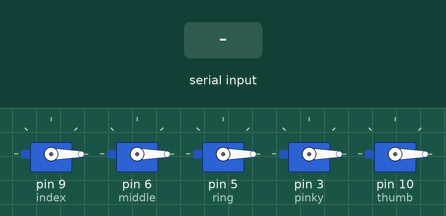
Bench run of a sketch on a simulated Arduino Uno, built with avr-gcc and run on an emulated ATmega328P. On the bench: 5 × servo. Inputs (shaded band) come from the test bench.

Above: at 1.2 s.
1.3 s: "90,45\n" received over Serial
At 2.3 s:
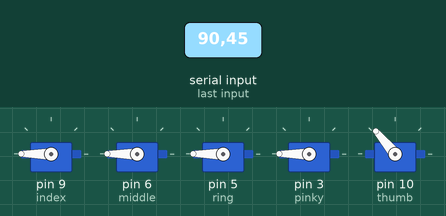
2.8 s: "30,150\n" received over Serial
At 4.0 s:
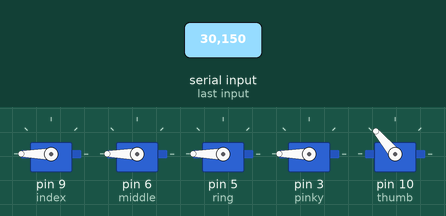
4.3 s: "1\n" received over Serial
At 5.0 s:
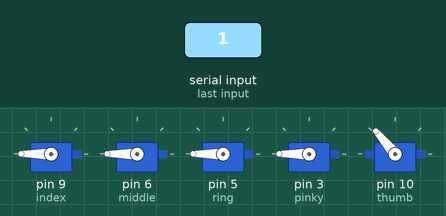
5.8 s: "2\n" received over Serial
At 6.1 s:
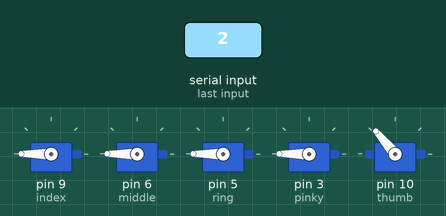
7.3 s: "4\n" received over Serial
At 8.5 s:
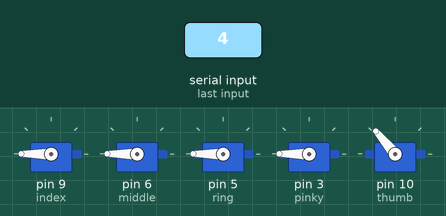
Timing chart, 0 to 9.8 s (numbered marks = the images above; inputs shaded):
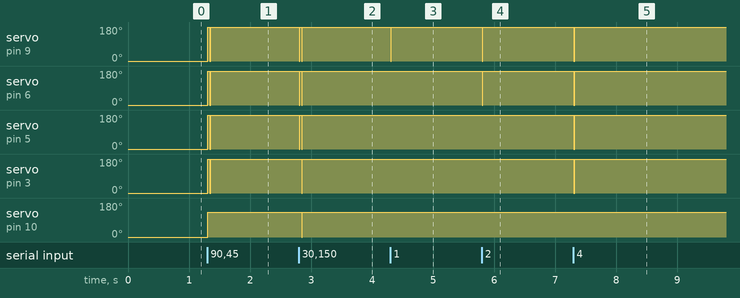

The sketch:

Adding_to_Five.ino
```cpp
/* Purpose: Allow the robotic hand and the user hand to display a total of 5 digits.
 *  If the user shows more than 5 fingers, robot stays at 0.
 * Paired with Processing Program Adding_to_five
 * Created by: Jonathan Hernandez and Ayat Amin
 * Date: 03/17/2016
 */

#include <Servo.h>
#include <stdio.h>

//Declaring the 5 servomotors for our 5 fingers
Servo index;
Servo middle;
Servo ring;
Servo pinky;
Servo thumb;

char val; //tmp value to read characters from serial

int numFingers = 0; //the total number of fingers the user
                    //is holding out. determined from kinectt

// 0 -> index
// 1 -> middle
// 2 -> ring
// 3 -> pinky
// 4 -> thumb
bool flex[5]; //boolean to detect which fingers are flexed


void setup() {

  //Attach the 5 servomotors
  index.attach( 9, 650, 2350 );
  middle.attach( 6, 650, 2350 );
  ring.attach( 5, 650, 2350);
  pinky.attach( 3, 450, 3000);
  thumb.attach( 10, 650, 2350 );

  Serial.begin( 9600 );

  //set all fingers to 0. ie- hand is open
  index.write( 0 );
  middle.write( 0 );
  ring.write( 0 );
  pinky.write( 0 );
  thumb.write( 0 );

  //initial all values in flex to false
  //false => finger is straight, true => finger is bent
  for ( int i = 0; i < 5; i++) {
    flex[i] = false;
  }
}

void loop() {

  //Open Serial and get data from Processing via Serial
  if ( Serial.available() ) {
    val = Serial.read();
    numFingers = (int)( val - '0' );

    //Reset all the values to flex to true
    //Default - hand is closed
    for ( int i = 0; i < 5; i++ ) {
      flex[i] = true;
    }

    //Based on the numFingers, set values in flex to false
    switch( numFingers ) {
      case 1:
        flex[0] = false;
        break;
      case 2:
        flex[0] = flex[1] = false;
        break;
      case 3:
        flex[0] = flex[1] = flex[2] = false;
        break;
      case 4:
        flex[0] = flex[1] = flex[2] = flex[3] = false;
        break;
      case 5:
        flex[0] = flex[1] = flex[2] = flex[3] = flex[4] = false;
        break;
      default:
        break;
    }
  }

  //Write the proper value to the servomotor.
  if ( flex[0] ) {
    index.write( 180 );
  } else { index.write( 0 ); }
  if ( flex[1] ) {
    middle.write( 180 );
  } else { middle.write( 0 ); }
  if ( flex[2] ) {
    ring.write( 180 );
  } else { ring.write( 0 ); }
  if ( flex[3] ) {
    pinky.write( 180 );
  } else { pinky.write( 0 ); }
  if ( flex[4] ) {
    thumb.write( 130 );
  } else{ thumb.write(0); }
  delay( 10 );
}
```

Measured:
- after the input at 1.3 s, servo on pin 9 (index), servo on pin 6 (middle), servo on pin 5 (ring), servo on pin 3 (pinky): 0° → 180° at once; servo on pin 10 (thumb): 0° → 130° at once
- after the input at 2.8 s, servo on pin 9 (index), servo on pin 6 (middle), servo on pin 5 (ring): alternates 180° for 0.03 s and 0° for 0.01 s, 4 changes in all, then stays 180°, starting at once; servo on pin 3 (pinky): 180° → 0° after 0.05 s, → 180° 0.01 s later; servo on pin 10 (thumb): 130° → 0° after 0.05 s, → 130° 0.01 s later
- after the input at 4.3 s, servo on pin 9 (index): 180° → 0° at once, → 180° 0.01 s later
- after the input at 5.8 s, servo on pin 9 (index), servo on pin 6 (middle): 180° → 0° at once, → 180° 0.01 s later
- after the input at 7.3 s, servo on pin 9 (index), servo on pin 6 (middle), servo on pin 5 (ring), servo on pin 3 (pinky): 180° → 0° at once, → 180° 0.01 s later
